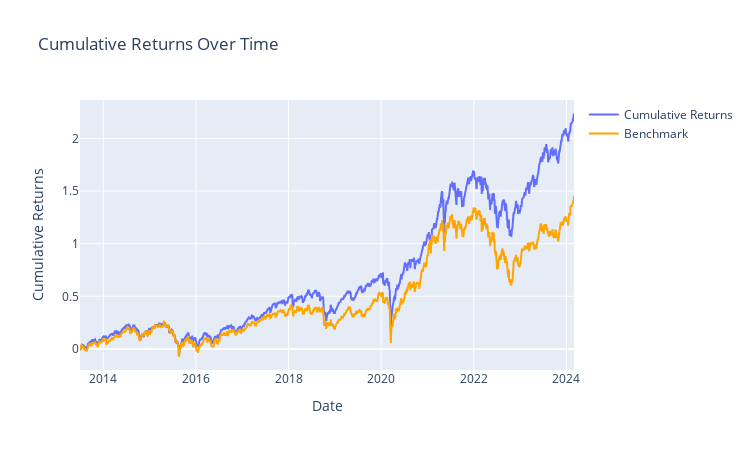
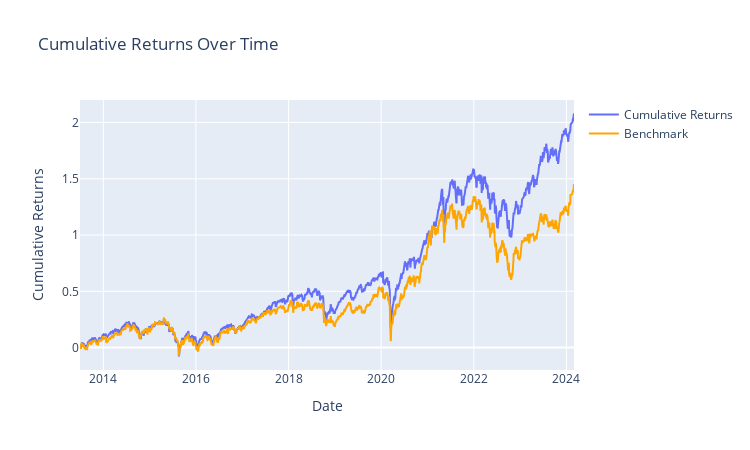

These figures' notebook cell, in order:
### Code cell
Close = pd.read_csv('/Volumes/Database/Factor_data/close.csv', index_col=0, parse_dates=True)
outstanding = pd.read_csv('/Volumes/Database/Factor_data/流通在外股數(千股).csv', index_col=0, parse_dates=True)
factor = log(Close* outstanding)

# no fee
returns_by_period, summary_df = PerformanceGenerator(factor = factor,
                                                     expreturn = exp_returns,
                                                     strategy='LO',
                                                     buy_fee = 0, 
                                                     sell_fee = 0,
                                                     benchmark = Benchmark
                                                     ).backtest()

# fee
returns_by_period, summary_df = PerformanceGenerator(factor = factor,
                                                     expreturn = exp_returns,
                                                     strategy='LO',
                                                     benchmark = Benchmark
                                                     ).backtest()

### Figure 1 — Plotly figure (JSON) as saved in the notebook; plotly's stock layout.template omitted (floating-point values rounded to 4 significant figures; data arrays with more than 128 entries replaced by an {"elided": "..."} marker saying what was removed)
{"data": [{"mode": "lines", "name": "Cumulative Returns", "type": "scatter", "x": {"elided": "2610 str values"}, "y": {"elided": "2610 float values"}}, {"line": {"color": "#FFA500"}, "mode": "lines", "name": "Benchmark", "type": "scatter", "x": {"elided": "2610 str values"}, "y": {"elided": "2610 float values"}}], "layout": {"height": 450, "title": {"text": "Cumulative Returns Over Time"}, "width": 750, "xaxis": {"title": {"text": "Date"}}, "yaxis": {"title": {"text": "Cumulative Returns"}}}}

### Figure 2 — Plotly figure (JSON) as saved in the notebook; plotly's stock layout.template omitted (floating-point values rounded to 4 significant figures; data arrays with more than 128 entries replaced by an {"elided": "..."} marker saying what was removed)
{"data": [{"mode": "lines", "name": "Cumulative Returns", "type": "scatter", "x": {"elided": "2610 str values"}, "y": {"elided": "2610 float values"}}, {"line": {"color": "#FFA500"}, "mode": "lines", "name": "Benchmark", "type": "scatter", "x": {"elided": "2610 str values"}, "y": {"elided": "2610 float values"}}], "layout": {"height": 450, "title": {"text": "Cumulative Returns Over Time"}, "width": 750, "xaxis": {"title": {"text": "Date"}}, "yaxis": {"title": {"text": "Cumulative Returns"}}}}
